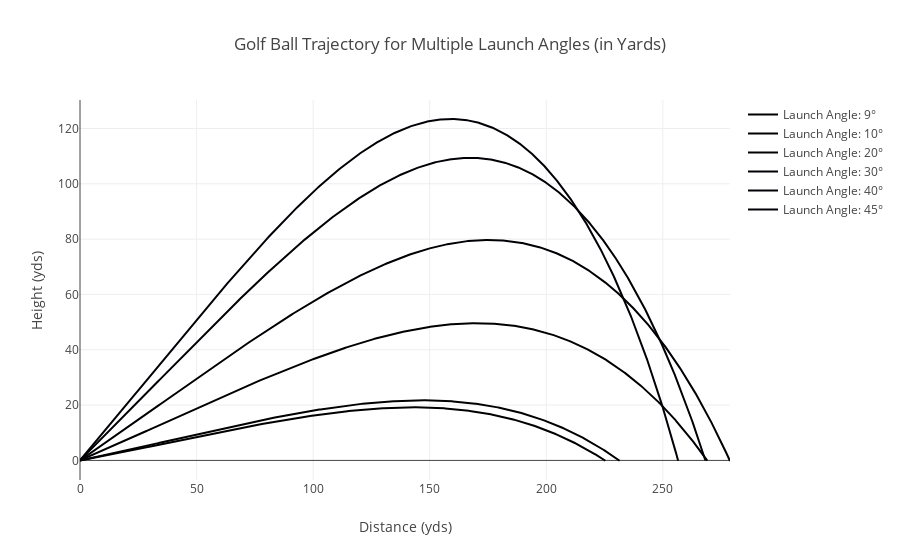

The notebook cell saved with this chart:
### Markdown cell above
Yes, calculating the flight of a golf ball involves physics-based modeling, particularly focusing on projectile motion, drag, lift (from spin), and gravity. Here's an outline of how you can calculate the flight using common golf parameters:

Parameters Needed
Initial velocity:
Ball speed (m/s or mph).
Launch angle:
The angle at which the ball leaves the clubface (degrees).
Spin rate:
Backspin rate (rpm).
Spin axis:
Tilt of the spin axis (degrees), which affects lateral movement.
Environmental factors:
Air density, wind speed, and gravity (usually 
9.81
 
m/s
2
9.81m/s 
2
 ).
Key Equations
Initial Velocity Decomposition: Break the velocity into horizontal and vertical components:

𝑣
𝑥
=
𝑣
⋅
cos

(
𝜃
)
v 
x

 =v⋅cos(θ)
𝑣
𝑦
=
𝑣
⋅
sin

(
𝜃
)
v 
y

 =v⋅sin(θ)
Forces Acting on the Ball:

Gravity: 
𝐹
𝑔
=
𝑚
⋅
𝑔
F 
g

 =m⋅g
Drag: 
𝐹
𝑑
=
1
2
⋅
𝜌
⋅
𝐶
𝑑
⋅
𝐴
⋅
𝑣
2
F 
d

 = 
2
1

 ⋅ρ⋅C 
d

 ⋅A⋅v 
2
 
𝜌
ρ: Air density.
𝐶
𝑑
C 
d

 : Drag coefficient.
𝐴
A: Cross-sectional area of the ball.
Lift (Magnus effect): 
𝐹
𝑙
=
1
2
⋅
𝜌
⋅
𝐶
𝑙
⋅
𝐴
⋅
𝑣
2
F 
l

 = 
2
1

 ⋅ρ⋅C 
l

 ⋅A⋅v 
2
 
𝐶
𝑙
C 
l

 : Lift coefficient (depends on spin rate and ball characteristics).
Equations of Motion: Using Newton's second law, calculate accelerations:

𝑎
𝑥
=
𝐹
𝑙
⋅
sin

(
𝜙
)
−
𝐹
𝑑
⋅
cos

(
𝜙
)
𝑚
a 
x

 = 
m
F 
l

 ⋅sin(ϕ)−F 
d

 ⋅cos(ϕ)

 
𝑎
𝑦
=
𝐹
𝑙
⋅
cos

(
𝜙
)
−
𝐹
𝑑
⋅
sin

(
𝜙
)
−
𝐹
𝑔
𝑚
a 
y

 = 
m
F 
l

 ⋅cos(ϕ)−F 
d

 ⋅sin(ϕ)−F 
g

 

 
Numerical Integration: Use a numerical method like Euler's method or Runge-Kutta to integrate the equations of motion and compute the position (
𝑥
,
𝑦
x,y) and velocity (
𝑣
𝑥
,
𝑣
𝑦
v 
x

 ,v 
y

 ) over time.

### Code cell
####################### Golf Ball Simulation ##########################################################
st.write("### Golf Ball Simulation")

def simulate_golf_ball(v0, theta, spin_rate, dt=0.01):
    # Constants
    g = 9.81  # Gravity (m/s^2)
    rho = 1.225  # Air density (kg/m^3)
    C_d = 0.25  # Drag coefficient
    C_l = 0.15  # Lift coefficient
    A = 0.0014  # Cross-sectional area of a golf ball (m^2)
    m = 0.0459  # Mass of a golf ball (kg)

    # Convert to radians
    theta_rad = np.radians(theta)

    # Initial conditions
    x, y = 0, 0
    vx, vy = v0 * np.cos(theta_rad), v0 * np.sin(theta_rad)

    # Trajectory lists
    x_list, y_list = [x], [y]

    # Simulation loop
    while y >= 0:
        # Calculate speed
        v = np.sqrt(vx**2 + vy**2)

        # Drag force
        F_d = 0.5 * rho * C_d * A * v**2

        # Lift force (simplified to depend on spin rate and velocity)
        F_l = 0.5 * rho * C_l * A * v**2 * (spin_rate / 3000)

        # Accelerations
        ax = -F_d * (vx / v) / m
        ay = (-F_d * (vy / v) - m * g + F_l) / m

        # Update velocities
        vx += ax * dt
        vy += ay * dt

        # Update positions
        x += vx * dt
        y += vy * dt

        # Save trajectory (convert to yards)
        x_list.append(x * 1.09361)
        y_list.append(y * 1.09361)

    return x_list, y_list

# Example parameters
v0 = 70  # Initial velocity (m/s)
spin_rate = 3000  # Spin rate (rpm)
launch_angles = [9, 10, 20,30,40,45]  # List of launch angles to simulate

# Create Plotly plot
fig_sim = go.Figure()

for theta in launch_angles:
    x_trajectory, y_trajectory = simulate_golf_ball(v0, theta, spin_rate)
    fig_sim.add_trace(go.Scatter(x=x_trajectory, y=y_trajectory, mode='lines', name=f'Launch Angle: {theta}°'))

fig_sim.update_layout(
    title="Golf Ball Trajectory for Multiple Launch Angles (in Yards)",
    xaxis_title="Distance (yds)",
    yaxis_title="Height (yds)",
    showlegend=True
)

# Display the plot
fig_sim.show()

### Figure 1 — Plotly figure (JSON) as saved in the notebook; plotly's stock layout.template omitted (floating-point values rounded to 4 significant figures; data arrays with more than 128 entries replaced by an {"elided": "..."} marker saying what was removed)
{"data": [{"mode": "lines", "name": "Launch Angle: 9°", "type": "scatter", "x": {"elided": "507 float values"}, "y": {"elided": "507 float values"}}, {"mode": "lines", "name": "Launch Angle: 10°", "type": "scatter", "x": {"elided": "531 float values"}, "y": {"elided": "531 float values"}}, {"mode": "lines", "name": "Launch Angle: 20°", "type": "scatter", "x": {"elided": "732 float values"}, "y": {"elided": "732 float values"}}, {"mode": "lines", "name": "Launch Angle: 30°", "type": "scatter", "x": {"elided": "890 float values"}, "y": {"elided": "890 float values"}}, {"mode": "lines", "name": "Launch Angle: 40°", "type": "scatter", "x": {"elided": "1018 float values"}, "y": {"elided": "1018 float values"}}, {"mode": "lines", "name": "Launch Angle: 45°", "type": "scatter", "x": {"elided": "1073 float values"}, "y": {"elided": "1073 float values"}}], "layout": {"showlegend": true, "title": {"text": "Golf Ball Trajectory for Multiple Launch Angles (in Yards)"}, "xaxis": {"title": {"text": "Distance (yds)"}}, "yaxis": {"title": {"text": "Height (yds)"}}}}
